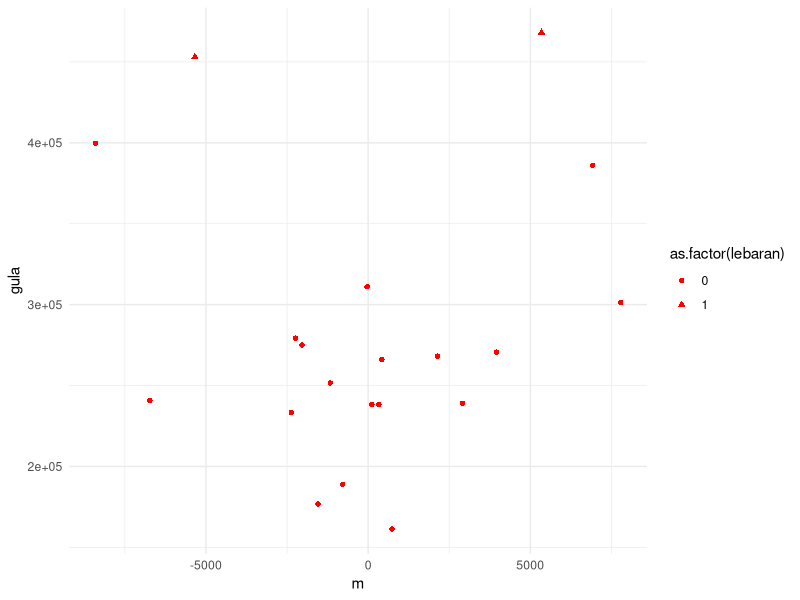
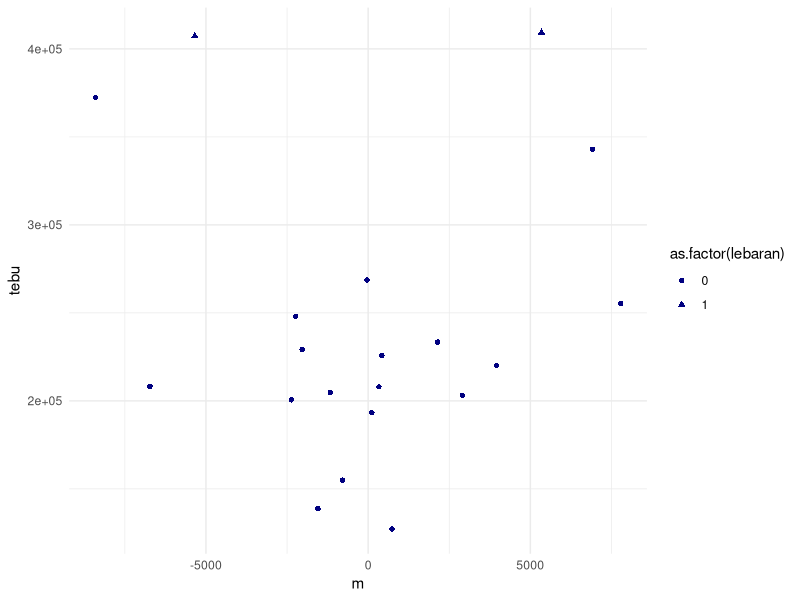
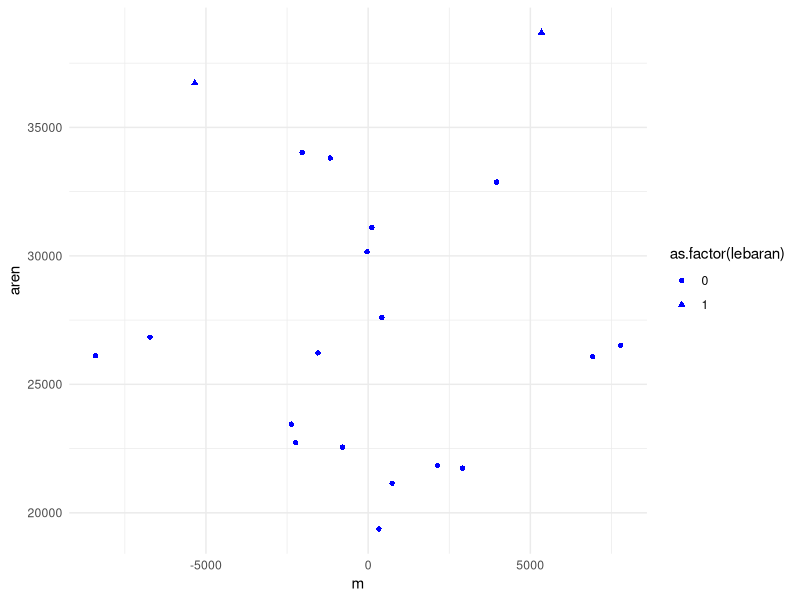

Reproduce these figures in R, in order.
## ---- chunk 1
#| warning: false
#| echo: true
setwd("D:/METOPEL UAS/TALITA METOPEL")
library(readxl)
library(tidyverse)
library(kableExtra)
## ---- chunk 2
#impor dataset
read_excel("AREN.xlsx")
dat <- read_excel("AREN.xlsx")
kbl(dat) %>%
  kable_styling(bootstrap_options = c("striped", "hover", "condensed", "responsive"))
reg1<-lm(gula~tebu+aren+lebaran,data=dat)
dat$hari.biasa<-ifelse(dat$lebaran=="0",1 , 0) 
reg2<-lm(gula~tebu+aren+hari.biasa, data=dat)
## ---- chunk 3
dat$m<-resid(reg1)
ggplot(data=dat, aes(x = m, y = gula, shape = as.factor(lebaran))) +
  geom_point(color = "red", size = 1.5)+theme_minimal()

## ---- chunk 4
dat$m<-resid(reg1)
ggplot(data=dat, aes(x = m, y = tebu, shape = as.factor(lebaran))) +
  geom_point(color = "navy", size = 1.5)+theme_minimal()

## ---- chunk 5
dat$m<-resid(reg1)
ggplot(data=dat, aes(x = m, y = aren, shape = as.factor(lebaran))) +
  geom_point(color = "blue", size = 1.5)+theme_minimal()

## ---- chunk 6
summary(reg1)
## ---- chunk 7
summary(reg2)
